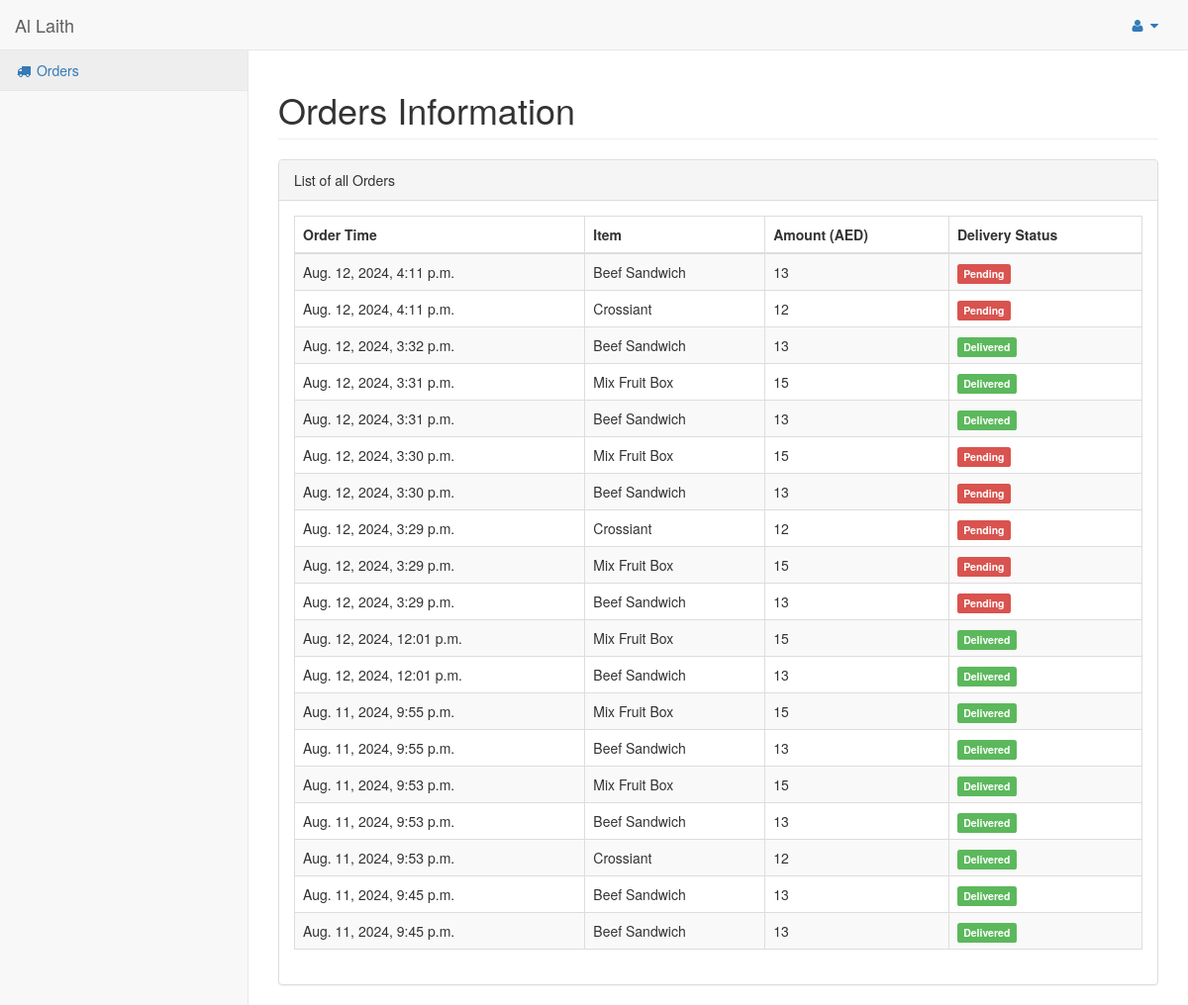
Screenshot of /myorders/ (signed in) with the database file from the repository.
### hotel/models.py (models this page shows, shortened)
class Order(models.Model):
    pending = 'Pending'
    completed = 'Completed'
    STATUS = (
        (pending,pending),
        (completed,completed),
    )
    customer = models.ForeignKey(Customer,on_delete=models.CASCADE)
    order_timestamp = models.DateTimeField(auto_now_add=True)
    delivery_status = models.CharField(max_length = 100, choices = STATUS)
    if_cancelled = models.BooleanField(default = False)
    total_amount = models.IntegerField()

class OrderContent(models.Model):
    quantity = models.IntegerField(default=1)
    food = models.ForeignKey(Food, on_delete=models.CASCADE)
    order = models.ForeignKey(Order, on_delete=models.CASCADE)

class Food(models.Model):
    disabled = 'Disabled'
    enabled = 'Enabled'
    STATUS = (
        (disabled, disabled),
        (enabled, enabled),
    )
    name = models.CharField(max_length=250)
    status = models.CharField(max_length=50, choices=STATUS)
    content_description = models.TextField()
    sale_price = models.FloatField()
    image = models.FileField(blank=True, null =True)
    num_order = models.IntegerField(default=0)
    quantity_available = models.IntegerField()

### hotel/views.py (the view)
# urls.py: path('myorders/', views.my_orders, name='my_orders'),
@login_required
def my_orders(request):
    user = User.objects.get(id=request.user.id)
    customer = Customer.objects.get(customer=user)
    orders = Order.objects.filter(customer=customer).order_by('-order_timestamp')
    orders_with_contents = []
    for order in orders:
        order_contents = OrderContent.objects.filter(order=order)
        orders_with_contents.append({
            'order': order,
            'contents': order_contents
        })
    return render(request, 'orders.html', {'orders_with_contents': orders_with_contents})

### hotel/templates/orders.html (shortened to what this page needs)
{% load static %}
{% include "includes/base.html" %}
{% include "includes/navbarheader.html" %}
{% include "includes/navtop.html" %}
<div class="navbar-default sidebar" role="navigation">
    <div class="sidebar-nav navbar-collapse">
        <ul class="nav" id="side-menu">
            <li>
                <a href="{% url 'hotel:my_orders' %}">
                    <i class="fa fa-truck fa-fw"></i> Orders</a>
            </li>
        </ul>
    </div>
</div>
        </nav>
        <div id="page-wrapper">
            <div class="row">
                <div class="col-lg-12">
                    <h1 class="page-header">Orders Information</h1>
                </div>
            </div>
            <div class="row">
                <div class="col-lg-12">
                    <div class="panel panel-default">
                        <div class="panel-heading">
                            List of all Orders
                        </div>
                        <div class="panel-body">
                            <table width="100%" class="table table-striped table-bordered table-hover" id="dataTables-example">
                                <thead>
                                    <tr>
                                        <th>Order Time</th>
                                        <th>Item</th>
                                        <th>Amount (AED)</th>
                                        <th>Delivery Status</th>
                                    </tr>
                                </thead>
                                <tbody>
                                    {% for order_dict in orders_with_contents %}
                                    <tr>
                                        <td>{{ order_dict.order.order_timestamp }}</td>
                                        <td>
                                                {% for content in order_dict.contents %}
                                                {{ content.food.name }}
                                                {% endfor %}
                                        </td>
                                        <td>{{ order_dict.order.total_amount }}</td>
                                        <td>
                                            {% if order_dict.order.delivery_status == 'Completed' %}
                                                <span class="label label-success">Delivered</span>
                                            {% else %}
                                                <span class="label label-danger">Pending</span>
                                            {% endif %}
                                        </td>
                                    </tr>
                                    {% endfor %}
                                </tbody>
                            </table>
                        </div>
                    </div>
                </div>
            </div>
        </div>
    </div>
</body>
</html>

### rows the page displays
Order: order.order_timestamp "Aug. 12, 2024, 4:11 p.m.", order.total_amount "13", delivery_status "Pending"
OrderContent: food.name "Beef Sandwich"
Order: order.order_timestamp "Aug. 12, 2024, 4:11 p.m.", order.total_amount "12", delivery_status "Pending"
OrderContent: food.name "Crossiant"
Order: order.order_timestamp "Aug. 12, 2024, 3:32 p.m.", order.total_amount "13", delivery_status "Delivered"
OrderContent: food.name "Beef Sandwich"
Order: order.order_timestamp "Aug. 12, 2024, 3:31 p.m.", order.total_amount "15", delivery_status "Delivered"
OrderContent: food.name "Mix Fruit Box"
Order: order.order_timestamp "Aug. 12, 2024, 3:31 p.m.", order.total_amount "13", delivery_status "Delivered"
OrderContent: food.name "Beef Sandwich"
Order: order.order_timestamp "Aug. 12, 2024, 3:30 p.m.", order.total_amount "15", delivery_status "Pending"
OrderContent: food.name "Mix Fruit Box"
Order: order.order_timestamp "Aug. 12, 2024, 3:30 p.m.", order.total_amount "13", delivery_status "Pending"
OrderContent: food.name "Beef Sandwich"
Order: order.order_timestamp "Aug. 12, 2024, 3:29 p.m.", order.total_amount "12", delivery_status "Pending"
OrderContent: food.name "Crossiant"
Order: order.order_timestamp "Aug. 12, 2024, 3:29 p.m.", order.total_amount "15", delivery_status "Pending"
OrderContent: food.name "Mix Fruit Box"
Order: order.order_timestamp "Aug. 12, 2024, 3:29 p.m.", order.total_amount "13", delivery_status "Pending"
OrderContent: food.name "Beef Sandwich"
Order: order.order_timestamp "Aug. 12, 2024, 12:01 p.m.", order.total_amount "15", delivery_status "Delivered"
OrderContent: food.name "Mix Fruit Box"
Order: order.order_timestamp "Aug. 12, 2024, 12:01 p.m.", order.total_amount "13", delivery_status "Delivered"
OrderContent: food.name "Beef Sandwich"
Order: order.order_timestamp "Aug. 11, 2024, 9:55 p.m.", order.total_amount "15", delivery_status "Delivered"
OrderContent: food.name "Mix Fruit Box"
Order: order.order_timestamp "Aug. 11, 2024, 9:55 p.m.", order.total_amount "13", delivery_status "Delivered"
OrderContent: food.name "Beef Sandwich"
Order: order.order_timestamp "Aug. 11, 2024, 9:53 p.m.", order.total_amount "15", delivery_status "Delivered"
OrderContent: food.name "Mix Fruit Box"
Order: order.order_timestamp "Aug. 11, 2024, 9:53 p.m.", order.total_amount "13", delivery_status "Delivered"
OrderContent: food.name "Beef Sandwich"
Order: order.order_timestamp "Aug. 11, 2024, 9:53 p.m.", order.total_amount "12", delivery_status "Delivered"
OrderContent: food.name "Crossiant"
Order: order.order_timestamp "Aug. 11, 2024, 9:45 p.m.", order.total_amount "13", delivery_status "Delivered"
OrderContent: food.name "Beef Sandwich"
Order: order.order_timestamp "Aug. 11, 2024, 9:45 p.m.", order.total_amount "13", delivery_status "Delivered"
OrderContent: food.name "Beef Sandwich"
